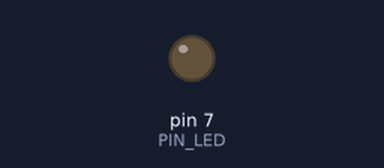
A sketch run on a simulated Arduino Uno, built with avr-gcc and run on an emulated ATmega328P. Parts: output pins drawn as LEDs (lit = HIGH). Dashed ring = blinking. What the sketch prints to the serial monitor is not drawn. At 2.1 s the program stops and its outputs stay as they are.

Above: at 0.5 s.
At 1.85 s:
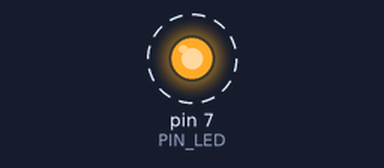
Timing chart, 0 to 3.0 s (numbered marks = the images above):
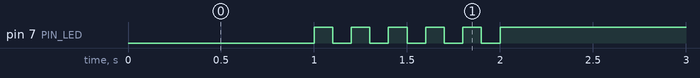

Measured:
- by itself, pin 7 (PIN_LED): alternates HIGH for 0.10 s and LOW for 0.10 s, 11 changes in all, then stays HIGH

The sketch:

05_practice_2.ino
```cpp
#define PIN_LED 7
unsigned int count, toggle;
boolean ledOn=false;

void setup() {
  pinMode(PIN_LED, OUTPUT);
  Serial.begin(115200); // Initialize serial port
  while (!Serial) {
    ; // wait for serial port to connect.
  }
  Serial.println("Hello World!");
  count = toggle = 0;
  digitalWrite(PIN_LED, toggle); // turn off LED.
}

void loop() {
//  Serial.println(++count);

  // toggle = toggle_state(toggle); // toggle LED value.
  while(count < 12){
    if(count == 0){
      toggle = toggle_state(toggle); // toggle LED value.
      digitalWrite(PIN_LED, toggle); // update LED status.
      delay(1000); // wait for 1,000 milliseconds
      }
    else{
      toggle = toggle_state(toggle); // toggle LED value.
      digitalWrite(PIN_LED, toggle); // update LED status.
      delay(100); // wait for 200 milliseconds
    }
    count++;
  }

   while(1){}
}

int toggle_state(int toggle) {
    if(ledOn==true) {
    toggle = 1;
   }
   else {
    toggle = 0;
  }
    ledOn=!ledOn;
  return toggle;
}
```
